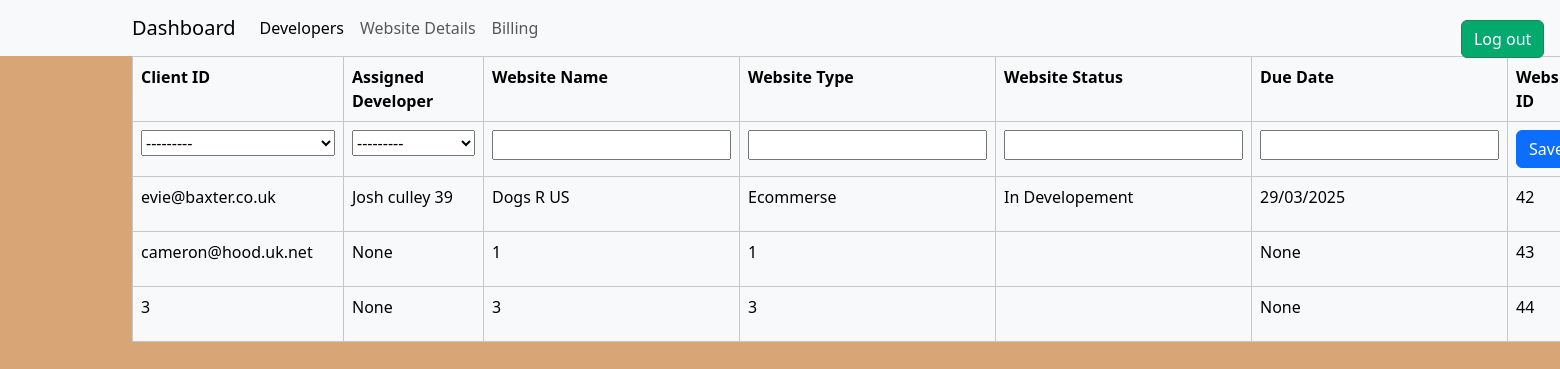
/admin_website_details, run on an earlier commit of the app's database.
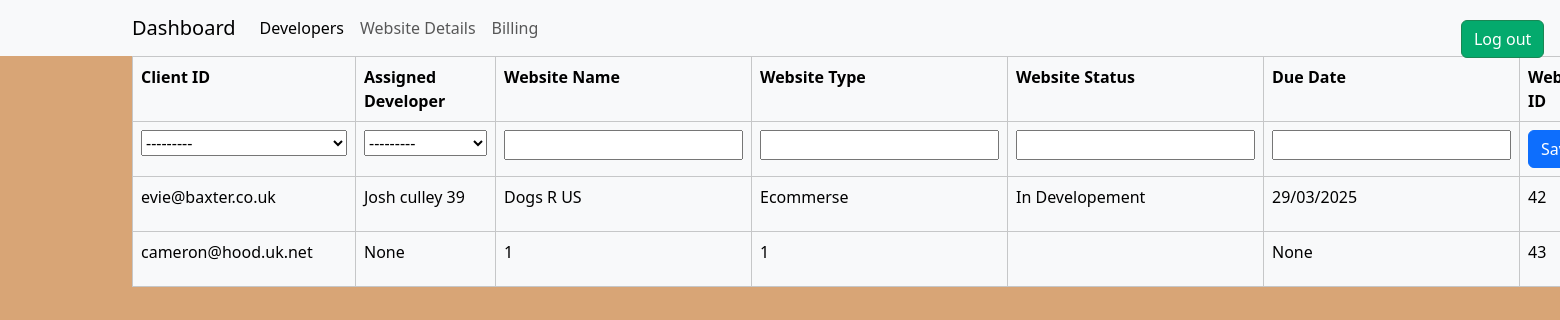
And on a later commit of the database.
### WebDev/models.py (models this page shows, shortened)
class Developers(models.Model):
  DeveloperID = models.BigAutoField(auto_created=True, primary_key=True, blank=False, unique=True)
  FirstName = models.CharField(max_length=255, blank=False)
  LastName = models.CharField(max_length=255, blank=False)
  Gender = models.CharField(max_length=255, null=True)
  Email = models.CharField(max_length=255, blank=False )
  MobileNumber = models.CharField(max_length=255, blank=False)
  HomeNumber = models.CharField(max_length=255, null=True)
  def __str__(self):
    return '%s %s %s' % (self.FirstName, self.LastName, self.DeveloperID)

class Website_details(models.Model):
  WebsiteID = models.BigAutoField(auto_created=True, primary_key=True, blank=False, unique=True)
  ClientID = models.ForeignKey(User, on_delete=models.CASCADE)
  DeveloperID = models.ForeignKey(Developers, blank=True, null=True, on_delete=models.CASCADE)
  WebsiteName = models.CharField(max_length=255, blank=False)
  WebsiteType = models.CharField(max_length=255, blank=False)
  WebsiteStatus = models.CharField(max_length=255, blank=True)
  DueDate = models.CharField(max_length=255, blank=True, null=True)

### WebDev/views.py (the view, shortened to what this page needs)
# urls.py: path('admin_website_details', views.admin_website_details, name='admin_website_details'),  # admin website details
def admin_website_details(request):
    context ={}
    form = details_form()
    details = Website_details.objects.all()
    context['details'] = details
    context['form'] = form
    return render(request, 'WebDev/admin_website_details.html', context)

### WebDev/forms.py
class details_form(forms.ModelForm):
    class Meta:
        model=Website_details
        fields=['WebsiteID', 'ClientID', 'DeveloperID', 'WebsiteName','WebsiteType','WebsiteStatus','DueDate']

### WebDev/templates/WebDev/admin_website_details.html (shortened to what this page needs)
<!DOCTYPE html>
{% extends 'WebDev/base.html' %}
{% load static %}
{% block content %}
<head>
</head>
<a href="{% url 'home' %}" class="btn btn-success" style="position:absolute; right: 1%; top:1%; color: #ffffff;  background-color: #04AA6D;">Log out</a>
 <form method="post" action="{%url 'admin_website_details' %}">
<table class = "table table-bordered table-light">
    <tr><th>Client ID</th><th>Assigned Developer</th><th>Website Name</th><th>Website Type </th><th>Website Status</th><th>Due Date</th><th>Website ID</th><th>##############</th></tr>
    {% if not form.instance.WebsiteID %}
    <tr>
        {%for field in form%}
        <td>{{ field }}</td>
    {%endfor%}
    <td><button class="btn btn-primary" name="web_save" value = "{{x.WebsiteID}}">Save </button></td>
    </tr>
    {% endif %}
    {% for x in details %}
        <tr>
            {% if form.instance.WebsiteID == x.WebsiteID %}
            {%for field in form%}
        <td>{{ field }}</td>
    {%endfor%}
    <td><button class="btn btn-primary" name="web_save" value = "{{x.WebsiteID}}">Save </button></td>
            {% else %}
            <td>{{x.ClientID}}</td>
            <td>{{x.DeveloperID}}</td>
            <td>{{x.WebsiteName}}</td>
            <td>{{x.WebsiteType}}</td>
            <td>{{x.WebsiteStatus}}</td>
            <td>{{x.DueDate}}</td>
            <td>{{x.WebsiteID}}</td>
            {% endif %}
        </tr>
    {% endfor %}
    </table>
</form>
{% endblock %}

### WebDev/templates/WebDev/base.html (shortened to what this page needs)
<!DOCTYPE html>
<html lang="en">
<head>
    <link href="https://cdn.jsdelivr.net/npm/bootstrap@5.3.3/dist/css/bootstrap.min.css" rel="stylesheet">
</head>
    <header> {% include "WebDev/navbar.html" %}</header>
    <body style="background-color: #d8a576; background-size: 100px 80px; height: 2000px;; z-index: -10; background: linear-gradient(180deg, #d8a576 40%, #fff5e8 50%);">
    <div class ="container">
    {% block content %}
    {% endblock %}
    </div>
</body>
</html>

### WebDev/templates/WebDev/navbar.html (shortened to what this page needs)
{% load static %}
<nav class="navbar navbar-expand-lg navbar-light bg-light">
    <div class="container">
        <a class="navbar-brand" href="{% url 'admin_dashboard' %}">Dashboard</a>
        <div class="collapse navbar-collapse" id="navbarNavAltMarkup">
            <div class="navbar-nav">
                <a class="nav-item nav-link active" href="{% url 'devs' %}">Developers </a>
                <a class="nav-item nav-link" href="{% url 'admin_website_details' %}">Website Details</a>
                <a class="nav-item nav-link" href="{% url 'admin_billing' %}">Billing</a>
            </div>
        </div>
    </div>
</nav>

What changed in the data, as far as the page shows it:
removed Website_details: ClientID "3", DeveloperID "None", WebsiteName "3", WebsiteType "3", DueDate "None", WebsiteID "44"
